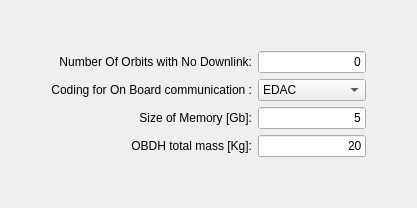
     <widget class="QWidget" name="OBDH">
      <attribute name="title">
       <string>Data Handling</string>
      </attribute>
      <layout class="QGridLayout" name="gridLayout_17">
       <item row="1" column="1">
        <layout class="QGridLayout" name="gridLayout_16">
         <item row="0" column="0">
          <widget class="QLabel" name="label_48">
           <property name="text">
            <string>Number Of Orbits with No Downlink:</string>
           </property>
           <property name="alignment">
            <set>Qt::AlignRight|Qt::AlignTrailing|Qt::AlignVCenter</set>
           </property>
          </widget>
         </item>
         <item row="0" column="1">
          <widget class="QLineEdit" name="NumberOfNoLinkOrbitLineEdit">
           <property name="text">
            <string>0</string>
           </property>
           <property name="alignment">
            <set>Qt::AlignRight|Qt::AlignTrailing|Qt::AlignVCenter</set>
           </property>
          </widget>
         </item>
         <item row="1" column="0">
          <widget class="QLabel" name="label_49">
           <property name="text">
            <string>Coding for On Board communication :</string>
           </property>
           <property name="alignment">
            <set>Qt::AlignRight|Qt::AlignTrailing|Qt::AlignVCenter</set>
           </property>
          </widget>
         </item>
         <item row="1" column="1">
          <widget class="QComboBox" name="CodingTypeComboBox">
           <item>
            <property name="text">
             <string>EDAC</string>
            </property>
           </item>
           <item>
            <property name="text">
             <string>No Coding</string>
            </property>
           </item>
          </widget>
         </item>
         <item row="2" column="0">
          <widget class="QLabel" name="label_34">
           <property name="text">
            <string>Size of Memory [Gb]:</string>
           </property>
           <property name="alignment">
            <set>Qt::AlignRight|Qt::AlignTrailing|Qt::AlignVCenter</set>
           </property>
          </widget>
         </item>
         <item row="2" column="1">
          <widget class="QLineEdit" name="NumberOfNoLinkOrbitLineEdit_2">
           <property name="text">
            <string>5</string>
           </property>
           <property name="alignment">
            <set>Qt::AlignRight|Qt::AlignTrailing|Qt::AlignVCenter</set>
           </property>
          </widget>
         </item>
         <item row="3" column="0">
          <widget class="QLabel" name="label_35">
           <property name="text">
            <string>OBDH total mass [Kg]:</string>
           </property>
           <property name="alignment">
            <set>Qt::AlignRight|Qt::AlignTrailing|Qt::AlignVCenter</set>
           </property>
          </widget>
         </item>
         <item row="3" column="1">
          <widget class="QLineEdit" name="NumberOfNoLinkOrbitLineEdit_3">
           <property name="text">
            <string>20</string>
           </property>
           <property name="alignment">
            <set>Qt::AlignRight|Qt::AlignTrailing|Qt::AlignVCenter</set>
           </property>
          </widget>
         </item>
        </layout>
       </item>
       <item row="1" column="2">
        <spacer name="horizontalSpacer_2">
         <property name="orientation">
          <enum>Qt::Horizontal</enum>
         </property>
         <property name="sizeHint" stdset="0">
          <size>
           <width>40</width>
           <height>20</height>
          </size>
         </property>
        </spacer>
       </item>
       <item row="1" column="0">
        <spacer name="horizontalSpacer_3">
         <property name="orientation">
          <enum>Qt::Horizontal</enum>
         </property>
         <property name="sizeHint" stdset="0">
          <size>
           <width>40</width>
           <height>20</height>
          </size>
         </property>
        </spacer>
       </item>
       <item row="0" column="1">
        <spacer name="verticalSpacer_16">
         <property name="orientation">
          <enum>Qt::Vertical</enum>
         </property>
         <property name="sizeHint" stdset="0">
          <size>
           <width>20</width>
           <height>40</height>
          </size>
         </property>
        </spacer>
       </item>
       <item row="2" column="1">
        <spacer name="verticalSpacer_17">
         <property name="orientation">
          <enum>Qt::Vertical</enum>
         </property>
         <property name="sizeHint" stdset="0">
          <size>
           <width>20</width>
           <height>40</height>
          </size>
         </property>
        </spacer>
       </item>
      </layout>
     </widget>
